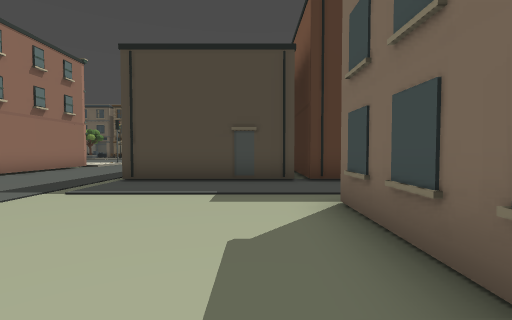
View 1 (above)

24 first-person views from a walk through a Godot game level. The camera is 1.5 m above the floor, tilts 2° down and sees 85° across. The floor is counted in squares, 2 m on a side. Each view is taken from the middle of a square. On the plan, view 1 faces up. The plan holds only what a view shows up to about 10 squares ahead; the rest is blank. The place goes on beyond the plan. Door leaves are left out where a doorway can be walked through.

View 2
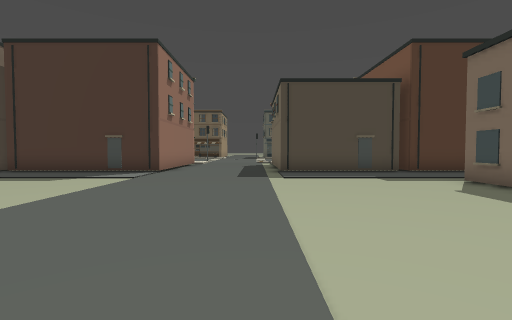

View 3
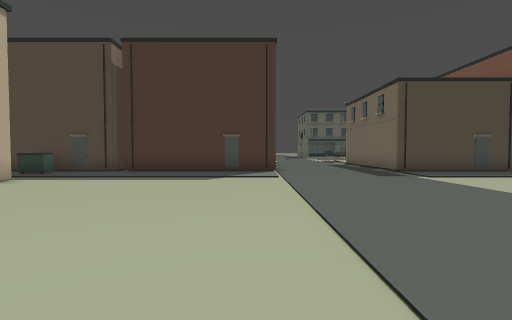

View 4
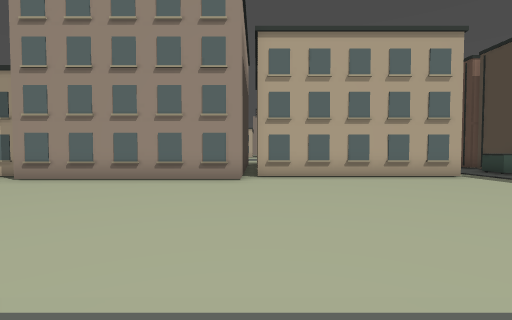

View 5
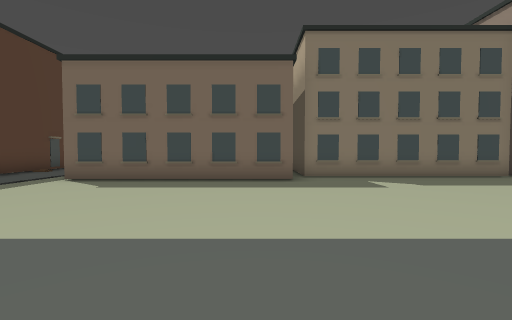

View 6
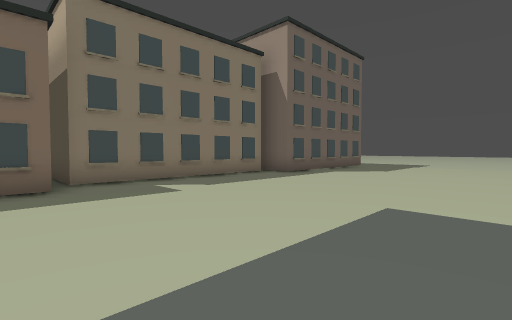

View 7
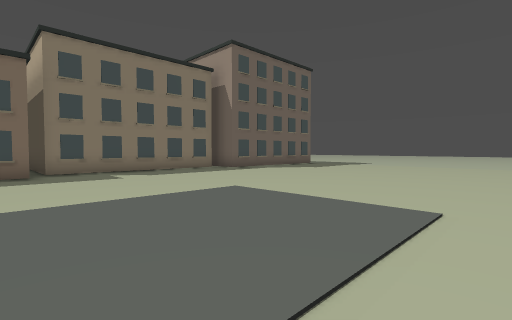

View 8
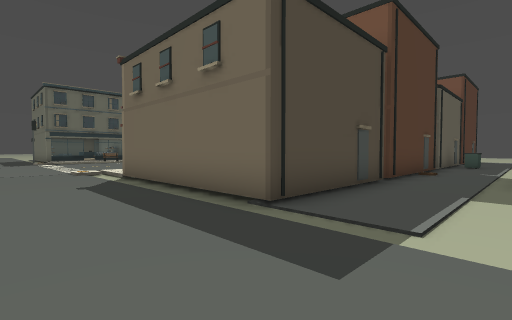

View 9
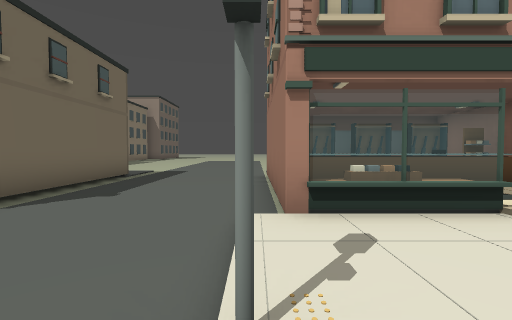

View 10
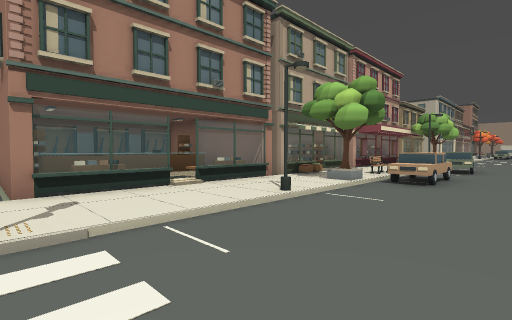

View 11
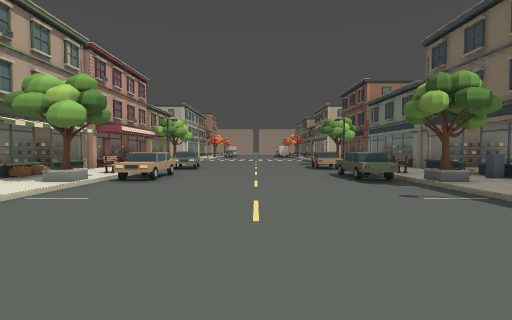

View 12
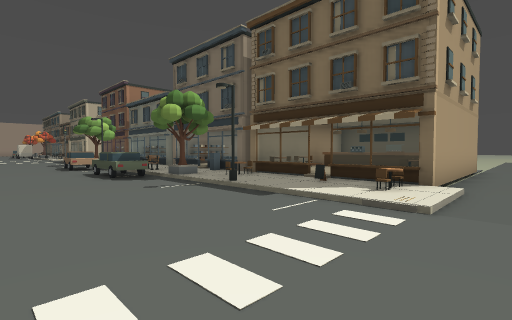

View 13
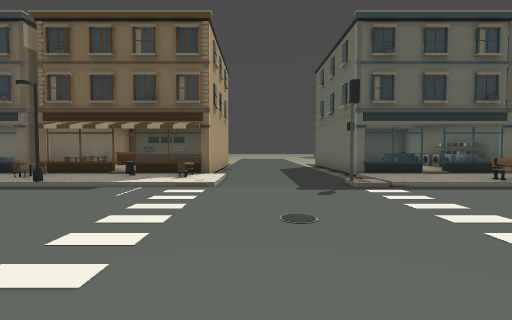

View 14
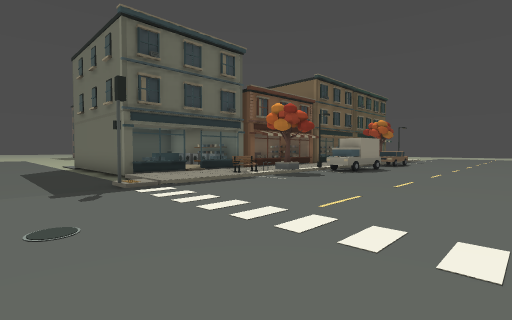

View 15
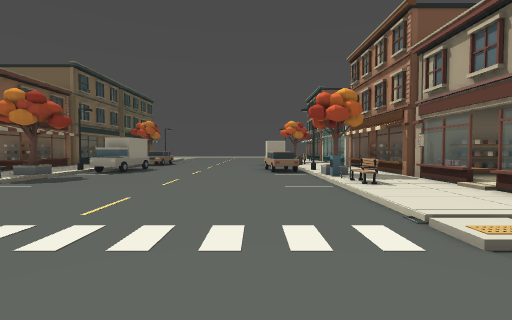

View 16
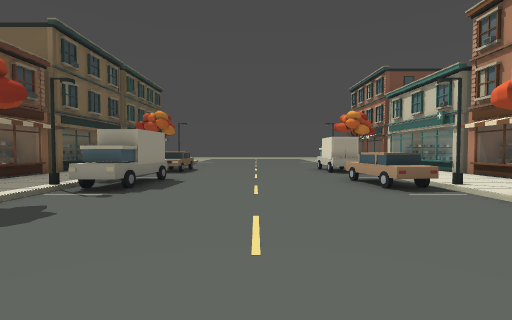

View 17
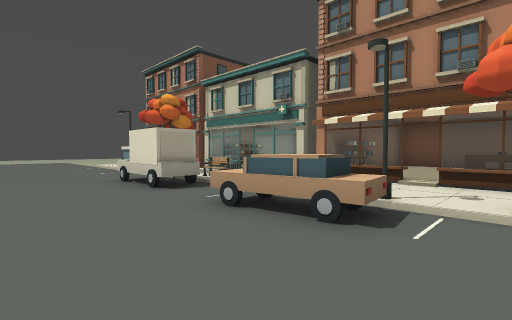

View 18
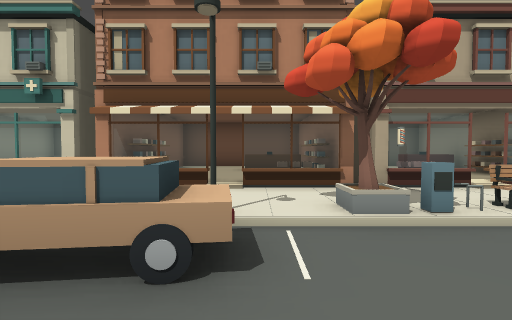

View 19
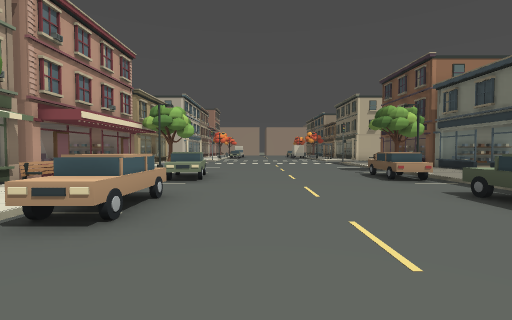

View 20
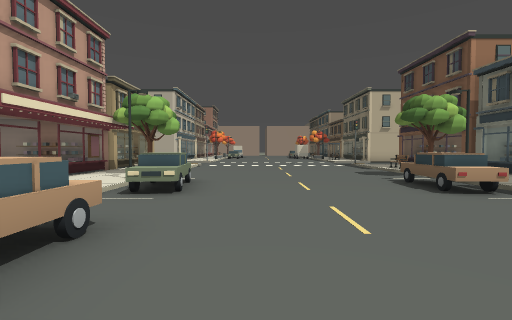

View 21
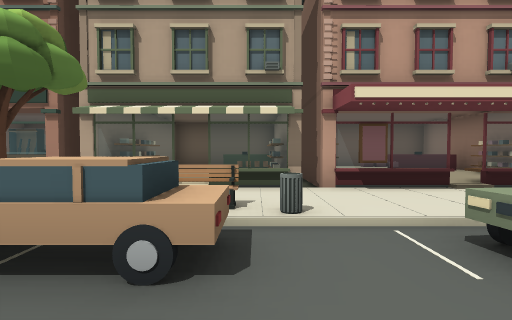

View 22
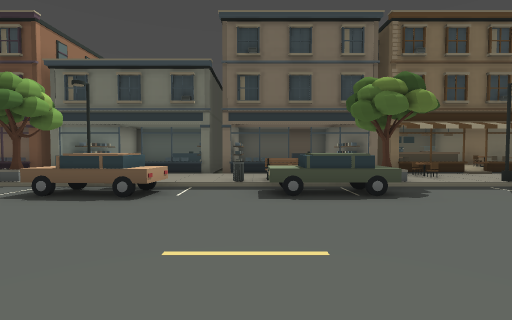

View 23
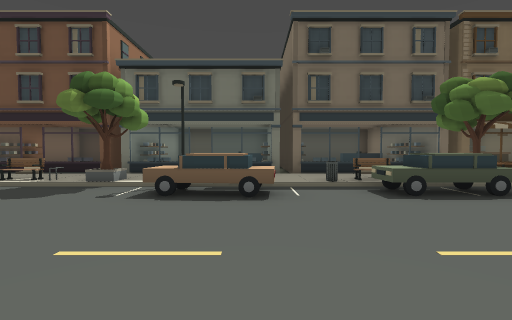

View 24
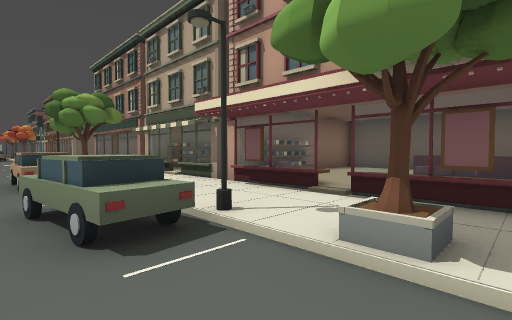

### Floor plan
Key: @ floor where view 1 was taken; # wall or solid block; . main floor; : floor 0.25 m higher than the main floor; + floor 0.5 m higher than the main floor; * floor 0.75 m higher than the main floor; / step, stairs or slope; D door; = window, fence, low wall or low ledge; ^ raised ledge; U dumpster; P pole; C cabinet; W wagon; S shelf; T tire; A van; I pillar; O other object.
Columns run from 23 left of view 1 to 7 right of it. Each row starts with its distance up from view 1.
 27       #     ^^^^#...#
 26  ##   #   #O=   ....#  +#
 25  ##  ###  #OO++O....# +O#    #
 24 ###DD=#=D=###D##/...#=D=##=D=#=
 23 :::::::::::O::=O/.../:::::::::
 22 =:*P:::==:#:P:::/..P/::=:*P::
 21 ...^O^..WW................AAA..
 20 .....T.........................
 19 ...............................
 18 ...............................
 17 ............................O..
 16 ............................T..
 15 ...WWW..^^....... ........TOO.A
 14  :*P:::==:#:P:::P..//::=:*PI::O
 13  :::::::::::::::/.../:::::::::O
 12 ###D=##=D=#==D==#...#=DP#=DD###
 11  #+++###+ #+++  #...# +###++##
 10  #+++###+ #^^^^^#...#  ###++##
  9  #^+  #^+ ## ^ S....#^  #^^+ #
  8  #    #   #^^^CC....#   #  + #
  7  ###D####D####D#....###D###DD#
  6        .U.....................
  5         ......................
  4          #...............#
  3          #..............##
  2          #..............#
  1          #..............#
  0          #.............@#
 -1          #..............##
 -2        ###...............####
 -3          #...............#
 -4          #...............#
 -5          #...............#
 -6          #.... ..........#
 -7          #...  ..........#
 -8          #..   ..........#
 -9          #.    ..........#

Where each view was taken, in squares from view 1:
view 1: 0 up, 0 right, facing up
view 2: 3 down, 4 left, facing up
view 3: 3 down, 8 left, facing up
view 4: 2 down, 6 left, facing left
view 5: 1 down, 6 left, facing right
view 6: 1 down, 5 left, facing down-right
view 7: 1 down, 8 left, facing down-right
view 8: 4 up, 6 left, facing up-right
view 9: 15 up, 7 left, facing down
view 10: 17 up, 7 left, facing down-left
view 11: 18 up, 7 left, facing left
view 12: 18 up, 6 left, facing up-left
view 13: 16 up, 6 left, facing up
view 14: 16 up, 6 left, facing up-right
view 15: 16 up, 6 left, facing right
view 16: 18 up, 2 left, facing right
view 17: 18 up, 2 right, facing down-right
view 18: 17 up, 3 right, facing down
view 19: 17 up, 11 left, facing left
view 20: 17 up, 13 left, facing left
view 21: 17 up, 16 left, facing down
view 22: 16 up, 16 left, facing up
view 23: 16 up, 18 left, facing up
view 24: 16 up, 22 left, facing down-right
